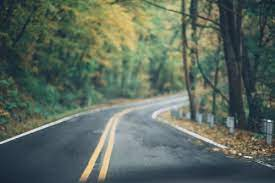
#> input picture Practical/Lab 6/imageblr.jpg, 275 x 183 px
$ jupyter execute --allow-errors 2347150_P6.ipynb
#> lines starting #> are read from the running program, lines starting #| are printed output that depends on the picture
P9: Implementation of Image-filtering techniques<br>
P8: Implementation of metrics for Noise measures in Image quality<br>
Identify necessary images to perform the following using only OPENCV library.<br>
1. Sharpen and Blur the input image using cv.filter2D() and display the output for any 5 user defined kernels.
2. Restore the noisy Input Image using Noise Removal Techniques. Explore and applyten different filtering techniques for noise removal
● Mean Filtering<br>
● Gaussian Filter<br>
● Sobel Filter(all 4)<br>
● Median Filter<br>
● Laplacian Filter<br>
● Bilateral Filter<br>
● Non-Local Means Filtering<br>
● And any other three filtering techniques of your choice.<br>
Identify and justify the most suitable filtering technique for effectively removing noise from the noisy Input Image.<br>
3. Measure the quality of the best output image using any 2 different Image quality measures and give your interpretation.

[cell 1]
import cv2 as cv
import numpy as np
import matplotlib.pyplot as plt
import os

Q1. Sharpen and Blur the input image using cv.filter2D() and display the output for any 5 user defined kernels.

[cell 2]
image = cv.imread('imageblr.jpg')
#> image is the input picture: shape (183, 275, 3); mean B, G, R 94.1, 105.4, 92
plt.imshow(image)

[cell 3]
#create the sharpening image
#kernel = np.ones((3,3), np.float32)
sharpen_kernel = np.array([[0,-1,0],[-1,5,-1],[0,-1,0]])
blur_kernel = np.ones((5,5), np.float32)/30
#sharpen the image by applying filter2D() function
sharpened_image = cv.filter2D(src = image, ddepth=-1, kernel=sharpen_kernel)
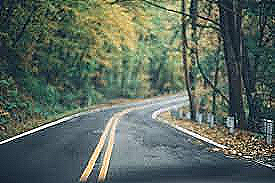
#> sharpened_image: shape (183, 275, 3); mean B, G, R 94.1, 105.3, 92
blur_image = cv.filter2D(image,-1, blur_kernel)
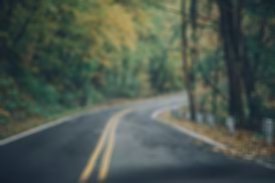
#> blur_image: shape (183, 275, 3); mean B, G, R 78.4, 87.8, 76.7

[cell 4]
kernel_sobel = np.array([[1,2,1],[0,0,0],[-1,-2,-1]])
sobel_image = cv.filter2D(image, -1, kernel_sobel)
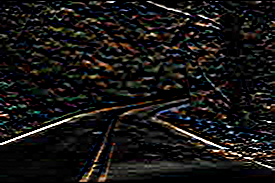
#> sobel_image: shape (183, 275, 3); mean B, G, R 20.3, 21.8, 23.2

emboss_kernel = np.array([[-2, -1, 0], [-1, 1, 1], [0, 1, 2]])
emboss_image = cv.filter2D(image, -1, emboss_kernel)
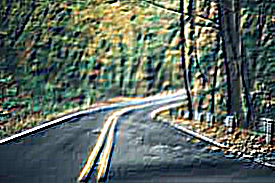
#> emboss_image: shape (183, 275, 3); mean B, G, R 95.6, 105.4, 92.8

identity_kernel = np.array([[0, 0, 0], [0, 1, 0], [0, 0, 0]])
identity_image = cv.filter2D(image, -1,identity_kernel)

edge_detection = np.array([[-1, -1, -1], [-1, 8, -1], [-1, -1, -1]])
edge_image = cv.filter2D(image, -1, edge_detection)
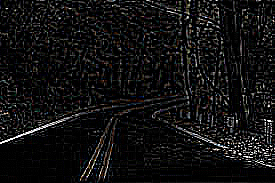
#> edge_image: shape (183, 275, 3); mean B, G, R 17.2, 17, 17.3

kernel_custom = np.array([[1,0,0],[0,1,0],[0,0,1]])
custom_image = cv.filter2D(image, -1, kernel_custom)
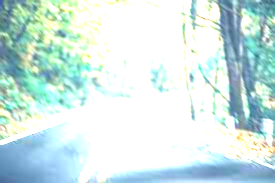
#> custom_image: shape (183, 275, 3); mean B, G, R 228.9, 231.1, 207.1

[cell 5]
plt.figure(figsize=(14, 14))
#plot the sharpened image
plt.subplot(241), plt.title("Original"),plt.imshow(image)
plt.subplot(242), plt.title("Sharpening"),plt.imshow(sharpened_image)
plt.subplot(243), plt.title("Blurred"),plt.imshow(blur_image)
plt.subplot(244), plt.title("Sobel Top"),plt.imshow(sobel_image)
plt.subplot(345), plt.title("Embossed Image"),plt.imshow(emboss_image)
plt.subplot(346), plt.title("Identity Image"),plt.imshow(identity_image)
plt.subplot(347), plt.title("Edge Detection"),plt.imshow(edge_image)
plt.subplot(348), plt.title("Custom Image"),plt.imshow(custom_image)
plt.show()
#> figure, not shown here; B, G, R data is drawn as R, G, B
